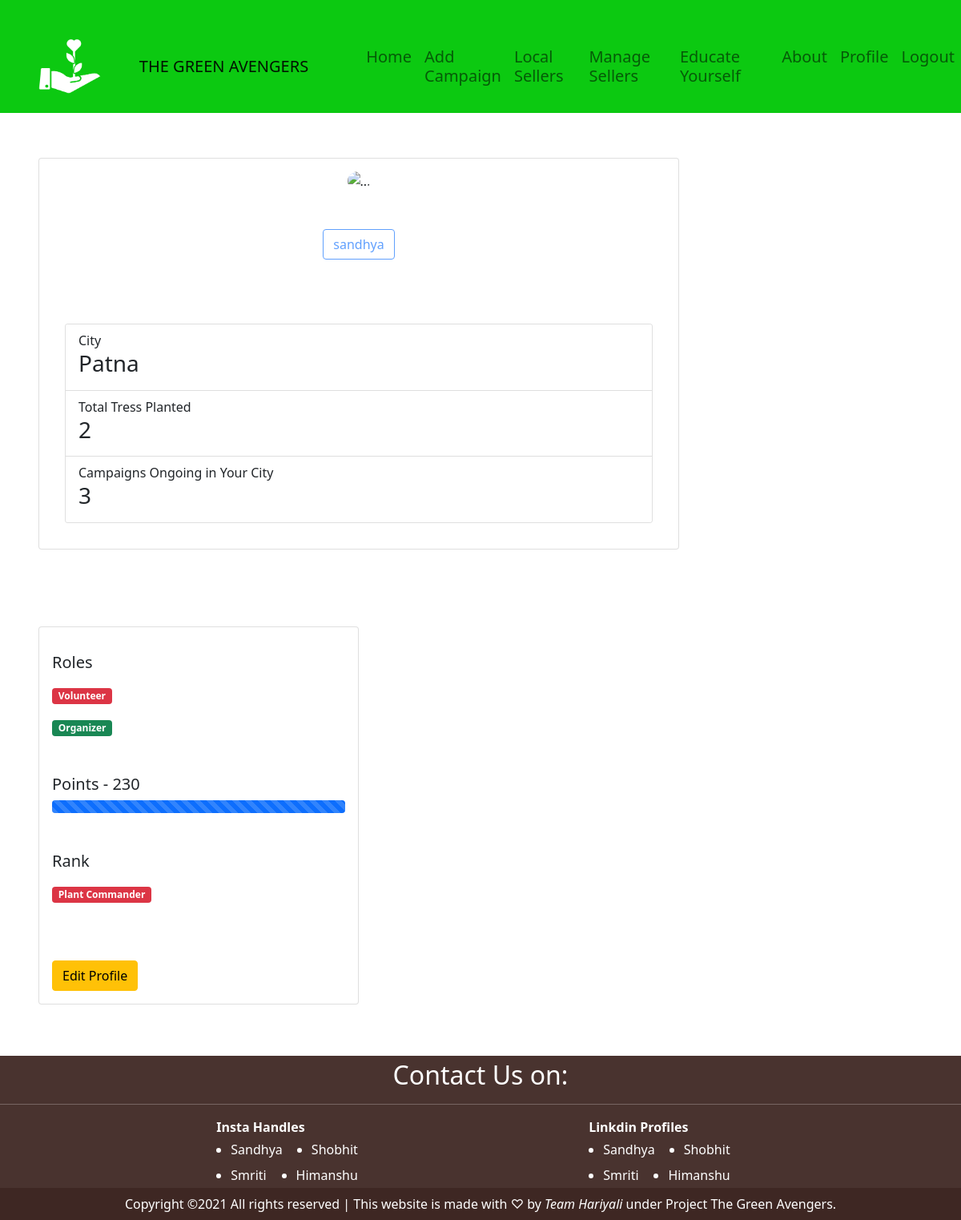
The page /myprofile (signed in) on the database its author committed.
### app.py (models this page shows, shortened)
class User(db.Model, UserMixin):
    __tablename__ = 'users'
    id = db.Column(db.Integer, primary_key = True)
    username = db.Column(db.String(50), nullable = False, unique = True)
    password = db.Column(db.String(255), nullable = False, server_default = '')
    active = db.Column(db.Boolean(), nullable = False, server_default = '0')
    city = db.Column(db.String(255), nullable=False, default='')
    age = db.Column(db.Integer(), nullable=False, default=0)
    gender = db.Column(db.String(50), nullable=False, default='Female')
    institution = db.Column(db.String(200))
    points = db.Column(db.Integer, nullable=False, default=0)
    trees_planted = db.Column(db.Integer, nullable=False, default=0)
    roles = db.relationship('Role', secondary='user_roles')
    campaigns = db.relationship('Campaign', backref='organizer', lazy=True)
    images = db.relationship('Image', backref='uploader', lazy=True)
    sellers = db.relationship('Seller', backref='organizer', lazy=True)

### app.py (the view)
@app.route('/myprofile', methods=['GET', 'POST'])
@login_required
def userProfile():
    form = BecomeOrganizerForm()
    campaigns_in_city = len(Campaign.query.filter_by(city=current_user.city).all())
    percent = f'{int(((current_user.points)/200)*100)}%'
    if form.validate_on_submit():
        current_user.roles.append(Role.query.first())
        db.session.commit()
        return render_template('user_profile.html', user = current_user, no_of_campaigns = campaigns_in_city, percent=percent, form=form)
    return render_template('user_profile.html', user = current_user, no_of_campaigns = campaigns_in_city, percent=percent, form=form)

### templates/user_profile.html (shortened to what this page needs)
<!DOCTYPE html>
<html lang="en">
  <head>
    <link
      href="https://cdn.jsdelivr.net/npm/bootstrap@5.0.2/dist/css/bootstrap.min.css"
      rel="stylesheet"
    />
    <link rel="stylesheet" href="{{ url_for('static', filename='style_profile.css') }}" />
  </head>
  <body>
    {% from "_macros.html" import navbar, footer %}
    {{ navbar(user) }}
    <div class="flex-container ">
    <div class="card m-5" style="width: 50rem;">
       <center> <img src="{{ url_for('static', filename='images/bg.jpg') }}" class="card-img-top profile-img rounded-circle mt-3 mb-5 " alt="...">
       <div><button type="button" class="btn btn-outline-primary disabled mb-5">{{ user.username }}</button></div></center>
        <div class="card-body">
            <div class="card m-3" >
                <ul class="list-group list-group-flush">
                  <li class="list-group-item">City <h3>{{ user.city }}</h3></li>
                  <li class="list-group-item">Total Tress Planted <h3>{{ user.trees_planted }}</h3></li>
                  <li class="list-group-item">Campaigns Ongoing in Your City <h3>{{ no_of_campaigns }}</h3></li>
                </ul>
              </div>
        </div>
    </div>
    <div class="card m-5" style="width: 25rem;">
        <div class="card-body">
            <div><h5 class="card-title mt-3">Roles</h5></div>
            <div class="mt-3"><span class="badge bg-danger">Volunteer</span></div>
            {% if user.has_roles('Organizer') %}
            <div class="mt-3"><span class="badge bg-success">Organizer</span></div>
            {% endif %}
            <div><h5 class="card-title mt-5">Points - {{ user.points }}</h5></div>
              <div class="progress">
                <div class="progress-bar progress-bar-striped" role="progressbar" style = "width: {{ percent }};" aria-valuenow="20" aria-valuemin="0" aria-valuemax="200"></div>
              </div>
              <div><h5 class="card-title mt-5">Rank</h5></div>
              <div class="mt-3"><span class="badge bg-danger">Plant Commander</span></div>
              <div class="mt-5"><button type="button" class="btn btn-warning mt-4">Edit Profile</button></div>
        </div>
        </div>
    </div>
    {{ footer() }}
  </body>
</html>

### static/style_profile.css (style rules this page uses)
.profile-img { height: 10rem; width: 20%; }
.flex-container { display: flex; flex-wrap: wrap; }

### rows shown on the page
User: username "sandhya", city "Patna", trees_planted "2", points "230"

### other values the page prints
{{ no_of_campaigns }} "3"
